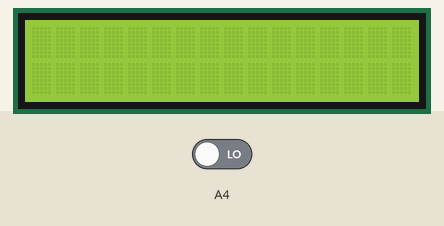
Simulated run of this sketch. Board: Arduino Uno, built with avr-gcc and run on an emulated ATmega328P. On the bench: 16×2 character LCD. The test bench sets the inputs (shaded band); at power-on: A4 LOW.

Above: at 1.2 s.
1.3 s: A4 driven HIGH
At 1.67 s:
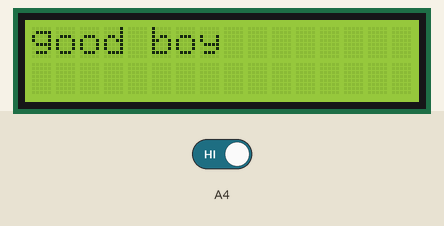
At 2.23 s:
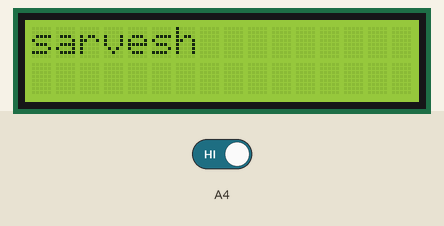
3.2 s: A4 driven LOW
At 3.2 s:
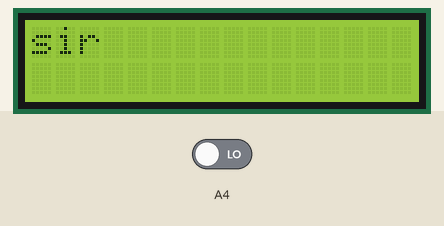
Timing chart, 0 to 6.2 s (numbered marks = the images above; inputs shaded):
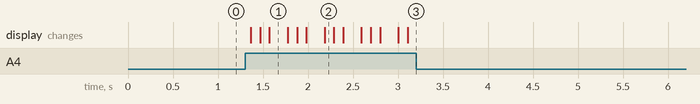

Measured:
- after the input at 1.3 s, the display: first changes after 0.07 s (image 1 shows a later state)
- after the input at 3.2 s, every drawn part: stays the same

The sketch:

switch_operation.ino
```cpp
#include <LiquidCrystal.h>
LiquidCrystal Lcd(13,12,8,7,4,2);
int a=0,value;
void setup()
{
  pinMode(A4,INPUT);
  Lcd.begin(16,2);
}
void loop()
{
  value=digitalRead(A4);
  if(value==HIGH)
  {
    a=a+1;
  }
  if(a==4)
  {
    a=0;
  }

  switch(a)
  {
  case 1:
    Lcd.clear();
    Lcd.setCursor(0,0);
    Lcd.print("sarvesh");
    break;
  case 2:
    Lcd.clear();
    Lcd.setCursor(0,0);
    Lcd.print("sir");
    break;
  case 3:
    Lcd.clear();
    Lcd.setCursor(0,0);
    Lcd.print("good boy");
    break;
  }
  delay(100);
}
```
